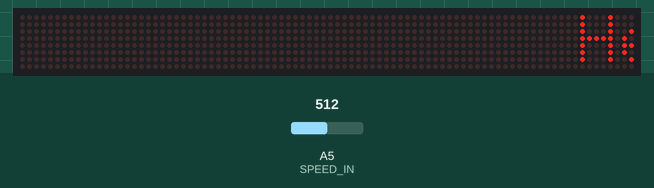
Simulated run of this sketch. Board: Arduino Uno, built with avr-gcc and run on an emulated ATmega328P. On the bench: 88×8 LED matrix. The test bench sets the inputs (shaded band); at power-on: A5 (SPEED_IN) = 512. What the sketch prints to the serial monitor is not drawn.

Above: at 1.2 s.
1.3 s: A5 (SPEED_IN) set to 122
At 1.8 s:
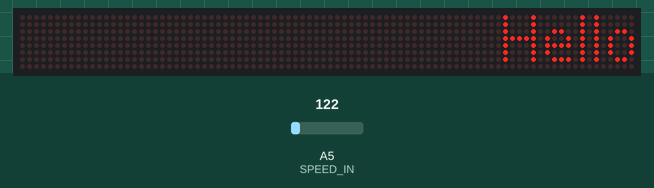
3.0 s: A5 (SPEED_IN) set to 0
At 3.11 s:
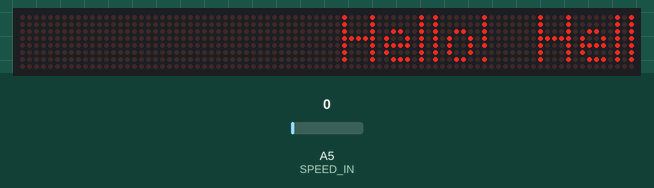
5.9 s: A5 (SPEED_IN) set to 306
At 6.02 s:
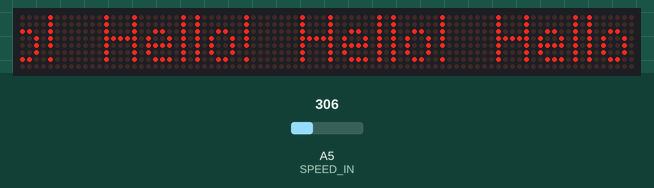

The sketch:

MD_MAX72xx_Message_Serial.ino
```cpp
// Use the MD_MAX72XX library to scroll text on the display
//
// Demonstrates the use of the callback function to control what
// is scrolled on the display text.
//
// User can enter text on the serial monitor and this will display as a
// scrolling message on the display.
// Speed for the display is controlled by a pot on SPEED_IN analog in.
//
#include <MD_MAX72xx.h>
#include <SPI.h>

#define IMMEDIATE_NEW   0     // if 1 will immediately display a new message
#define USE_POT_CONTROL 1
#define PRINT_CALLBACK  0

#define PRINT(s, v) { Serial.print(F(s)); Serial.print(v); }

// Define the number of devices we have in the chain and the hardware interface
// NOTE: These pin numbers will probably not work with your hardware and may
// need to be adapted
#define HARDWARE_TYPE MD_MAX72XX::PAROLA_HW
#define MAX_DEVICES 11

#define CLK_PIN   13  // or SCK
#define DATA_PIN  11  // or MOSI
#define CS_PIN    10  // or SS

// SPI hardware interface
MD_MAX72XX mx = MD_MAX72XX(HARDWARE_TYPE, CS_PIN, MAX_DEVICES);
// Arbitrary pins
//MD_MAX72XX mx = MD_MAX72XX(HARDWARE_TYPE, DATA_PIN, CLK_PIN, CS_PIN, MAX_DEVICES);

// Scrolling parameters
#if USE_POT_CONTROL
#define SPEED_IN  A5
#else
#define SCROLL_DELAY  75  // in milliseconds
#endif // USE_POT_CONTROL

#define CHAR_SPACING  1 // pixels between characters

// Global message buffers shared by Serial and Scrolling functions
#define BUF_SIZE  75
uint8_t curMessage[BUF_SIZE] = { "Hello!  " };
uint8_t newMessage[BUF_SIZE];
bool newMessageAvailable = false;

uint16_t  scrollDelay;  // in milliseconds

void readSerial(void)
{
  static uint8_t  putIndex = 0;

  while (Serial.available())
  {
    newMessage[putIndex] = (char)Serial.read();
    if ((newMessage[putIndex] == '\n') || (putIndex >= BUF_SIZE-3)) // end of message character or full buffer
    {
      // put in a message separator and end the string
      newMessage[putIndex++] = ' ';
      newMessage[putIndex] = '\0';
      // restart the index for next filling spree and flag we have a message waiting
      putIndex = 0;
      newMessageAvailable = true;
    }
    else if (newMessage[putIndex] != '\r')
      // Just save the next char in next location
      putIndex++;
  }
}

void scrollDataSink(uint8_t dev, MD_MAX72XX::transformType_t t, uint8_t col)
// Callback function for data that is being scrolled off the display
{
#if PRINT_CALLBACK
  Serial.print("\n cb ");
  Serial.print(dev);
  Serial.print(' ');
  Serial.print(t);
  Serial.print(' ');
  Serial.println(col);
#endif
}

uint8_t scrollDataSource(uint8_t dev, MD_MAX72XX::transformType_t t)
// Callback function for data that is required for scrolling into the display
{
  static uint8_t* p = curMessage;
  static enum { NEW_MESSAGE, LOAD_CHAR, SHOW_CHAR, BETWEEN_CHAR } state = LOAD_CHAR;
  static uint8_t  curLen, showLen;
  static uint8_t  cBuf[15];
  uint8_t colData = 0;    // blank column is the default

#if IMMEDIATE_NEW
  if (newMessageAvailable)  // there is a new message waiting
  {
    state = NEW_MESSAGE;
    mx.clear(); // clear the display
  }
#endif

  // finite state machine to control what we do on the callback
  switch(state)
  {
    case NEW_MESSAGE:   // Load the new message
      memcpy(curMessage, newMessage, BUF_SIZE);	// copy it in
      newMessageAvailable = false;    // used it!
      p = curMessage;
      state = LOAD_CHAR;
      break;

    case LOAD_CHAR: // Load the next character from the font table
      showLen = mx.getChar(*p++, sizeof(cBuf)/sizeof(cBuf[0]), cBuf);
      curLen = 0;
      state = SHOW_CHAR;

      // if we reached end of message, opportunity to load the next
      if (*p == '\0')
      {
        p = curMessage;     // reset the pointer to start of message
#if !IMMEDIATE_NEW
        if (newMessageAvailable)  // there is a new message waiting
        {
          state = NEW_MESSAGE;    // we will load it here
          break;
        }
#endif
      }
      // !! deliberately fall through to next state to start displaying

    case SHOW_CHAR: // display the next part of the character
      colData = cBuf[curLen++];
      if (curLen == showLen)
      {
        showLen = CHAR_SPACING;
        curLen = 0;
        state = BETWEEN_CHAR;
      }
      break;

    case BETWEEN_CHAR: // display inter-character spacing (blank columns)
      colData = 0;
      curLen++;
      if (curLen == showLen)
        state = LOAD_CHAR;
      break;

    default:
      state = LOAD_CHAR;
  }

  return(colData);
}

 void scrollText(void)
{
  static uint32_t	prevTime = 0;

  // Is it time to scroll the text?
  if (millis()-prevTime >= scrollDelay)
  {
    mx.transform(MD_MAX72XX::TSL);  // scroll along - the callback will load all the data
    prevTime = millis();      // starting point for next time
  }
}

uint16_t getScrollDelay(void)
{
#if USE_POT_CONTROL
  uint16_t  t;

  t = analogRead(SPEED_IN);
  t = map(t, 0, 1023, 25, 250);

  return(t);
#else
  return(SCROLL_DELAY);
#endif
}

void setup()
{
  mx.begin();
  mx.setShiftDataInCallback(scrollDataSource);
  mx.setShiftDataOutCallback(scrollDataSink);

#if USE_POT_CONTROL
  pinMode(SPEED_IN, INPUT);
#else
  scrollDelay = SCROLL_DELAY;
#endif

  newMessage[0] = '\0';

  Serial.begin(57600);
  Serial.print("\n[MD_MAX72XX Message Display]\nType a message for the scrolling display\nEnd message line with a newline");
}

void loop()
{
  scrollDelay = getScrollDelay();
  readSerial();
  scrollText();
}
```
